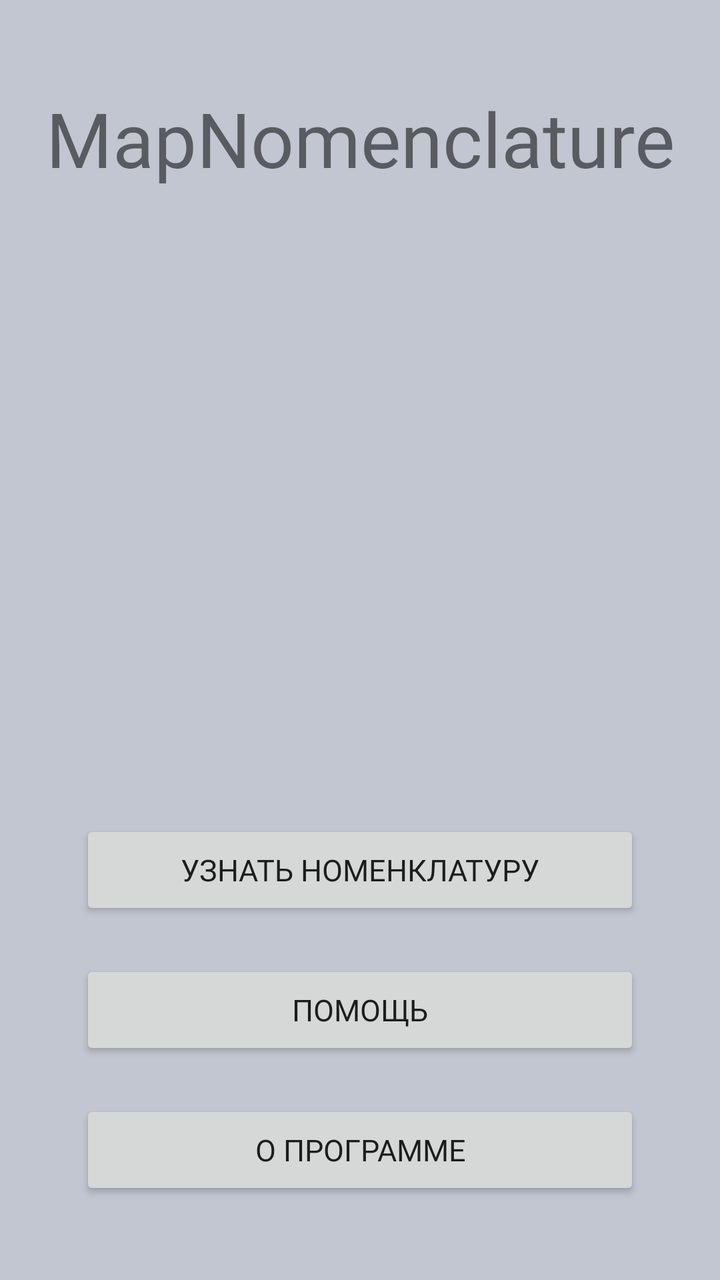
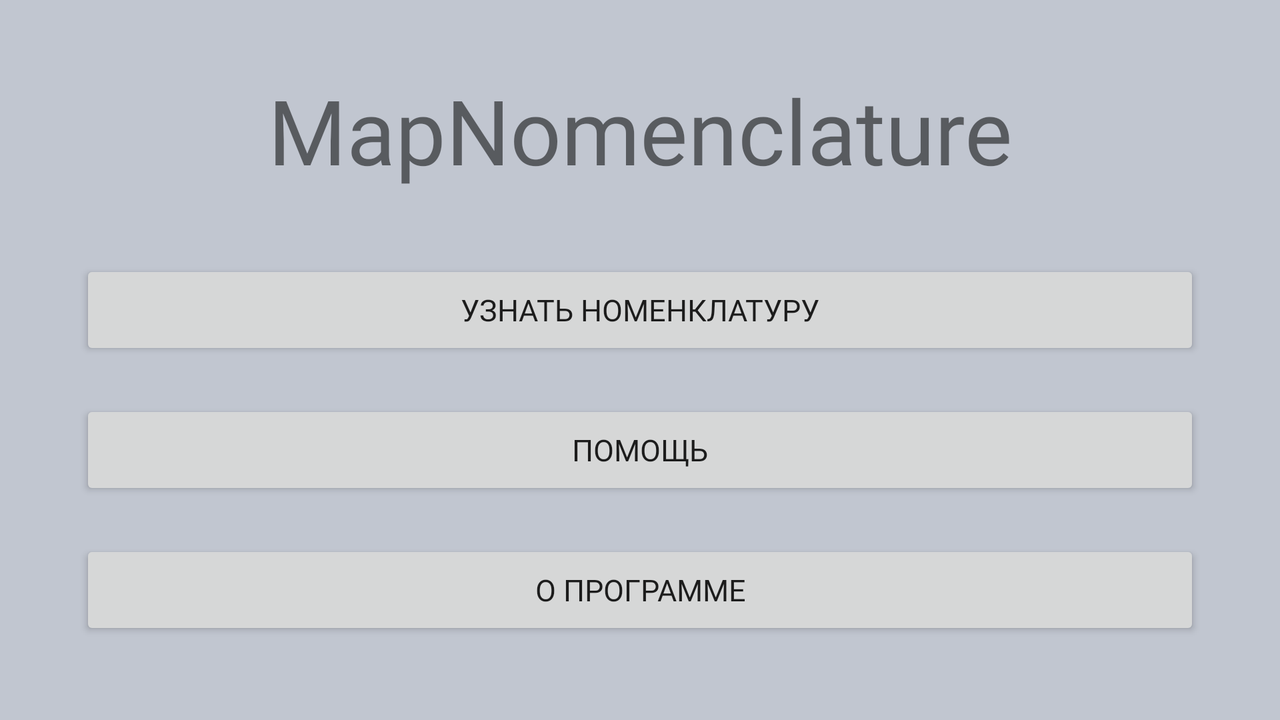

One screen, two layout resources from the same app: the default and the repository's alternative for another configuration. Each is rendered where Android would select it; the XML of both is given below.
<!-- AndroidManifest.xml: application theme Theme.MapNomenclature -->
<!-- res/layout/activity_main.xml -->
<?xml version="1.0" encoding="utf-8"?>
<androidx.constraintlayout.widget.ConstraintLayout xmlns:android="http://schemas.android.com/apk/res/android"
    xmlns:app="http://schemas.android.com/apk/res-auto"
    xmlns:tools="http://schemas.android.com/tools"
    android:layout_width="match_parent"
    android:layout_height="match_parent"
    android:layout_centerInParent="false"
    android:layout_centerVertical="false"
    android:background="@color/background"
    tools:context=".MainActivity">

    <TextView
        android:layout_width="match_parent"
        android:layout_height="wrap_content"
        android:layout_marginTop="7dp"
        android:fontFamily="@font/aldrich"
        android:paddingTop="20sp"
        android:paddingBottom="20sp"
        android:text="@string/app_name"
        android:textAlignment="center"
        android:textSize="38sp"
        app:layout_constraintBottom_toBottomOf="parent"
        app:layout_constraintHorizontal_bias="0.0"
        app:layout_constraintLeft_toLeftOf="parent"
        app:layout_constraintRight_toRightOf="parent"
        app:layout_constraintTop_toTopOf="parent"
        app:layout_constraintVertical_bias="0.031" />

    <ImageView
        android:id="@+id/imageView"
        android:layout_width="match_parent"
        android:layout_height="400dp"
        android:layout_marginTop="140dp"
        android:layout_marginHorizontal="5dp"
        android:contentDescription="@string/TODO"
        app:layout_constraintTop_toTopOf="parent"
        app:srcCompat="@drawable/tt"
        tools:ignore="MissingConstraints"
        tools:layout_editor_absoluteX="16dp" />

    <Button
        android:id="@+id/btn_start"
        android:layout_width="match_parent"
        android:layout_height="50dp"
        android:layout_marginHorizontal="40dp"
        android:layout_marginStart="40dp"
        android:layout_marginEnd="40dp"
        android:layout_marginBottom="180dp"
        android:fontFamily="@font/aldrich"
        android:text="@string/start"
        android:textSize="15sp"
        app:layout_constraintBottom_toBottomOf="parent"
        app:layout_constraintEnd_toEndOf="parent"
        app:layout_constraintHorizontal_bias="0.52"
        app:layout_constraintStart_toStartOf="parent"
        tools:ignore="MissingConstraints" />

    <Button
        android:id="@+id/btn_hint"
        android:layout_width="match_parent"
        android:layout_height="50dp"
        android:layout_marginHorizontal="40dp"
        android:layout_marginStart="40dp"
        android:layout_marginEnd="40dp"
        android:layout_marginBottom="110dp"
        android:fontFamily="@font/aldrich"
        android:text="@string/hint"
        android:textSize="15sp"
        app:layout_constraintBottom_toBottomOf="parent"
        app:layout_constraintEnd_toEndOf="parent"
        app:layout_constraintStart_toStartOf="parent"
        tools:ignore="MissingConstraints" />

    <Button
        android:id="@+id/btn_info"
        android:layout_width="match_parent"
        android:layout_height="50dp"
        android:layout_marginHorizontal="40dp"
        android:layout_marginStart="40dp"
        android:layout_marginEnd="40dp"
        android:layout_marginBottom="40dp"
        android:fontFamily="@font/aldrich"
        android:text="@string/info"
        android:textSize="15sp"
        app:layout_constraintBottom_toBottomOf="parent"
        app:layout_constraintEnd_toEndOf="parent"
        app:layout_constraintStart_toStartOf="parent"
        tools:ignore="MissingConstraints" />

</androidx.constraintlayout.widget.ConstraintLayout>
<!-- resources referenced by this layout -->
<resources>
  <color name="background">#c1c6d0</color>
  <string name="TODO">TODO</string>
  <string name="app_name">MapNomenclature</string>
  <string name="hint">Помощь</string>
  <string name="info">О программе</string>
  <string name="start">Узнать номенклатуру</string>
  <style name="Theme.MapNomenclature" parent="Theme.AppCompat.DayNight.NoActionBar">
          
          <item name="colorPrimary">@color/purple_500</item>
          <item name="colorPrimaryVariant">@color/dark_background</item>
          <item name="colorOnPrimary">@color/white</item>
          
          <item name="colorSecondary">@color/teal_200</item>
          <item name="colorSecondaryVariant">@color/teal_700</item>
          <item name="colorOnSecondary">@color/black</item>
          
          <item name="android:statusBarColor" tools:targetApi="l">?attr/colorPrimaryVariant</item>
          
      </style>
  <color name="purple_500">#FF6200EE</color>
  <color name="dark_background">#94989f</color>
  <color name="white">#FFFFFFFF</color>
  <color name="teal_200">#FF03DAC5</color>
  <color name="teal_700">#FF018786</color>
  <color name="black">#FF000000</color>
</resources>
<!-- res/layout-land/activity_main.xml (the repository's variant of the layout above) -->
<!-- drawn on the phone turned sideways -->
<?xml version="1.0" encoding="utf-8"?>
<androidx.constraintlayout.widget.ConstraintLayout xmlns:android="http://schemas.android.com/apk/res/android"
    xmlns:app="http://schemas.android.com/apk/res-auto"
    xmlns:tools="http://schemas.android.com/tools"
    android:layout_width="match_parent"
    android:layout_height="match_parent"
    android:layout_centerInParent="false"
    android:layout_centerVertical="false"
    android:background="@color/background"
    tools:context=".MainActivity">

    <TextView
        android:layout_width="match_parent"
        android:layout_height="wrap_content"
        android:fontFamily="@font/aldrich"
        android:paddingVertical="20sp"
        android:paddingBottom="20sp"
        android:text="@string/app_name"
        android:textAlignment="center"
        android:textSize="45sp"
        app:layout_constraintBottom_toTopOf="@+id/btn_start"
        app:layout_constraintLeft_toLeftOf="parent"
        app:layout_constraintRight_toRightOf="parent"
        app:layout_constraintTop_toTopOf="parent" />

    <Button
        android:id="@+id/btn_start"
        android:layout_width="match_parent"
        android:layout_height="50dp"
        android:layout_marginHorizontal="40dp"
        android:layout_marginStart="40dp"
        android:layout_marginEnd="40dp"
        android:layout_marginBottom="180dp"
        android:fontFamily="@font/aldrich"
        android:text="@string/start"
        android:textSize="15sp"
        app:layout_constraintBottom_toBottomOf="parent"
        app:layout_constraintEnd_toEndOf="parent"
        app:layout_constraintHorizontal_bias="0.52"
        app:layout_constraintStart_toStartOf="parent"
        tools:ignore="MissingConstraints" />

    <Button
        android:id="@+id/btn_hint"
        android:layout_width="match_parent"
        android:layout_height="50dp"
        android:layout_marginHorizontal="40dp"
        android:layout_marginStart="40dp"
        android:layout_marginEnd="40dp"
        android:layout_marginBottom="110dp"
        android:fontFamily="@font/aldrich"
        android:text="@string/hint"
        android:textSize="15sp"
        app:layout_constraintBottom_toBottomOf="parent"
        app:layout_constraintEnd_toEndOf="parent"
        app:layout_constraintStart_toStartOf="parent"
        tools:ignore="MissingConstraints" />

    <Button
        android:id="@+id/btn_info"
        android:layout_width="match_parent"
        android:layout_height="50dp"
        android:layout_marginHorizontal="40dp"
        android:layout_marginStart="40dp"
        android:layout_marginEnd="40dp"
        android:layout_marginBottom="40dp"
        android:fontFamily="@font/aldrich"
        android:text="@string/info"
        android:textSize="15sp"
        app:layout_constraintBottom_toBottomOf="parent"
        app:layout_constraintEnd_toEndOf="parent"
        app:layout_constraintStart_toStartOf="parent"
        tools:ignore="MissingConstraints" />

</androidx.constraintlayout.widget.ConstraintLayout>
<!-- resources referenced by the variant -->
<!-- as the phone turned sideways resolves them -->
<resources>
  <color name="background">#c1c6d0</color>
  <string name="app_name">MapNomenclature</string>
  <string name="hint">Помощь</string>
  <string name="info">О программе</string>
  <string name="start">Узнать номенклатуру</string>
  <style name="Theme.MapNomenclature" parent="Theme.AppCompat.DayNight.NoActionBar">
          
          <item name="colorPrimary">@color/purple_500</item>
          <item name="colorPrimaryVariant">@color/dark_background</item>
          <item name="colorOnPrimary">@color/white</item>
          
          <item name="colorSecondary">@color/teal_200</item>
          <item name="colorSecondaryVariant">@color/teal_700</item>
          <item name="colorOnSecondary">@color/black</item>
          
          <item name="android:statusBarColor" tools:targetApi="l">?attr/colorPrimaryVariant</item>
          
      </style>
  <color name="purple_500">#FF6200EE</color>
  <color name="dark_background">#94989f</color>
  <color name="white">#FFFFFFFF</color>
  <color name="teal_200">#FF03DAC5</color>
  <color name="teal_700">#FF018786</color>
  <color name="black">#FF000000</color>
</resources>
